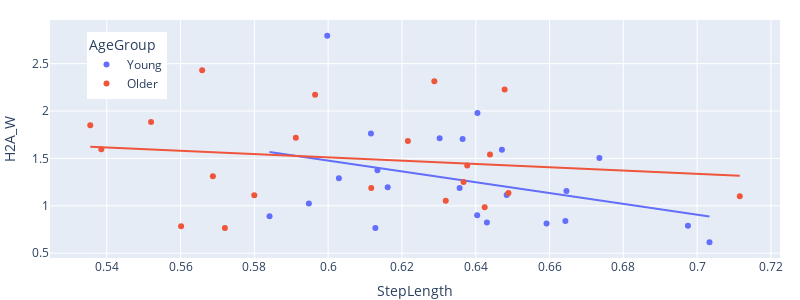
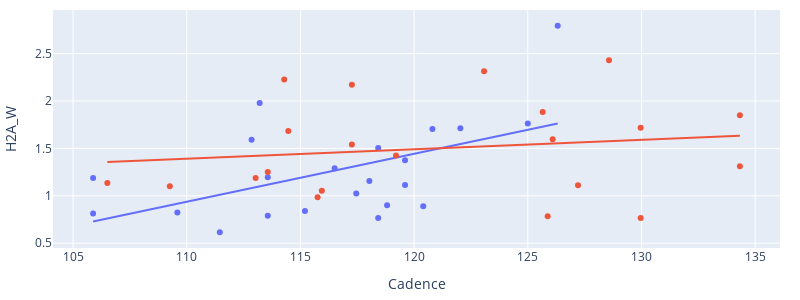

Notebook source saved alongside these figures, in order:
### Code cell
scatter_plot(df, 'H2A_W')

### Figure 1 — Plotly figure (JSON) as saved in the notebook; plotly's stock layout.template omitted (floating-point values rounded to 4 significant figures)
{"data": [{"customdata": [[1.0, 112.9, 1.21], [3.0, 105.9, 0.98], [4.0, 118.0, 1.3], [5.0, 119.6, 1.29], [6.0, 115.2, 1.28], [7.0, 118.8, 1.1], [8.0, 109.6, 1.38], [9.0, 113.6, 1.17], [10.0, 117.5, 1.37], [11.0, 111.5, 1.31], [12.0, 119.6, 1.05], [13.0, 116.5, 1.02], [14.0, 120.8, 1.12], [15.0, 118.4, 1.54], [16.0, 125.0, 1.1], [17.0, 105.9, 1.37], [18.0, 126.3, 1.26], [19.0, 118.4, 1.21], [20.0, 122.0, 1.28], [21.0, 113.2, 1.42], [22.0, 113.6, 1.32], [24.0, 120.4, 1.02]], "hovertemplate": "AgeGroup=Young<br>StepLength=%{x}<br>H2A_W=%{y}<br>Subject=%{customdata[0]}<br>Cadence=%{customdata[1]}<br>SpeedComf=%{customdata[2]}<extra></extra>", "legendgroup": "Young", "marker": {"color": "#636efa", "symbol": "circle"}, "mode": "markers", "name": "Young", "orientation": "v", "showlegend": true, "type": "scatter", "x": [0.6471, 0.6356, 0.6646, 0.6484, 0.6643, 0.6404, 0.643, 0.6161, 0.5948, 0.7033, 0.6134, 0.6029, 0.6364, 0.6735, 0.6116, 0.6592, 0.5997, 0.6128, 0.6302, 0.6405, 0.6975, 0.5841], "xaxis": "x", "y": [1.592, 1.188, 1.156, 1.113, 0.8397, 0.899, 0.8232, 1.195, 1.023, 0.6143, 1.374, 1.291, 1.705, 1.506, 1.763, 0.8143, 2.795, 0.7661, 1.714, 1.98, 0.7904, 0.8897], "yaxis": "y"}, {"hovertemplate": "<b>OLS trendline</b><br>H2A_W = -5.70572 * StepLength + 4.90104<br>R<sup>2</sup>=0.124165<br><br>AgeGroup=Young<br>StepLength=%{x}<br>H2A_W=%{y} <b>(trend)</b><extra></extra>", "legendgroup": "Young", "marker": {"color": "#636efa", "symbol": "circle"}, "mode": "lines", "name": "Young", "showlegend": false, "type": "scatter", "x": [0.5841, 0.5948, 0.5997, 0.6029, 0.6116, 0.6128, 0.6134, 0.6161, 0.6302, 0.6356, 0.6364, 0.6404, 0.6405, 0.643, 0.6471, 0.6484, 0.6592, 0.6643, 0.6646, 0.6735, 0.6975, 0.7033], "xaxis": "x", "y": [1.568, 1.507, 1.479, 1.461, 1.411, 1.405, 1.401, 1.386, 1.305, 1.274, 1.27, 1.247, 1.247, 1.232, 1.209, 1.202, 1.14, 1.111, 1.109, 1.058, 0.9212, 0.888], "yaxis": "y"}, {"customdata": [[25.0, 117.3, 1.17], [26.0, 125.7, 1.36], [27.0, 134.3, 1.41], [29.0, 128.6, 1.42], [30.0, 130.0, 1.08], [31.0, 134.3, 1.11], [32.0, 106.5, 1.36], [33.0, 119.2, 1.27], [34.0, 113.6, 1.05], [35.0, 123.1, 1.29], [36.0, 114.3, 1.46], [38.0, 115.8, 1.46], [40.0, 126.1, 1.34], [43.0, 115.9, 1.44], [44.0, 114.5, 1.18], [45.0, 109.3, 1.12], [46.0, 130.0, 1.11], [47.0, 125.9, 1.18], [48.0, 113.0, 1.35], [49.0, 117.3, 1.26], [50.0, 127.2, 1.23]], "hovertemplate": "AgeGroup=Older<br>StepLength=%{x}<br>H2A_W=%{y}<br>Subject=%{customdata[0]}<br>Cadence=%{customdata[1]}<br>SpeedComf=%{customdata[2]}<extra></extra>", "legendgroup": "Older", "marker": {"color": "#EF553B", "symbol": "circle"}, "mode": "markers", "name": "Older", "orientation": "v", "showlegend": true, "type": "scatter", "x": [0.5965, 0.552, 0.5355, 0.5658, 0.572, 0.5688, 0.6489, 0.6377, 0.6367, 0.6288, 0.6478, 0.6424, 0.5385, 0.6319, 0.6216, 0.7115, 0.5912, 0.5602, 0.6117, 0.6439, 0.58], "xaxis": "x", "y": [2.17, 1.885, 1.85, 2.431, 0.7656, 1.311, 1.136, 1.426, 1.251, 2.313, 2.228, 0.9852, 1.597, 1.052, 1.683, 1.102, 1.717, 0.7847, 1.187, 1.542, 1.111], "yaxis": "y"}, {"hovertemplate": "<b>OLS trendline</b><br>H2A_W = -1.73271 * StepLength + 2.55115<br>R<sup>2</sup>=0.024215<br><br>AgeGroup=Older<br>StepLength=%{x}<br>H2A_W=%{y} <b>(trend)</b><extra></extra>", "legendgroup": "Older", "marker": {"color": "#EF553B", "symbol": "circle"}, "mode": "lines", "name": "Older", "showlegend": false, "type": "scatter", "x": [0.5355, 0.5385, 0.552, 0.5602, 0.5658, 0.5688, 0.572, 0.58, 0.5912, 0.5965, 0.6117, 0.6216, 0.6288, 0.6319, 0.6367, 0.6377, 0.6424, 0.6439, 0.6478, 0.6489, 0.7115], "xaxis": "x", "y": [1.623, 1.618, 1.595, 1.581, 1.571, 1.566, 1.56, 1.546, 1.527, 1.518, 1.491, 1.474, 1.462, 1.456, 1.448, 1.446, 1.438, 1.436, 1.429, 1.427, 1.318], "yaxis": "y"}], "layout": {"height": 300, "legend": {"title": {"text": "AgeGroup"}, "tracegroupgap": 0, "x": 0.05, "xanchor": "left", "y": 0.95, "yanchor": "top"}, "margin": {"b": 0, "l": 50, "r": 20, "t": 20}, "width": 800, "xaxis": {"anchor": "y", "domain": [0, 1], "title": {"text": "StepLength"}}, "yaxis": {"anchor": "x", "domain": [0, 1], "title": {"text": "H2A_W"}}}}

### Figure 2 — Plotly figure (JSON) as saved in the notebook; plotly's stock layout.template omitted (floating-point values rounded to 4 significant figures)
{"data": [{"customdata": [[1.0, 0.6471, 1.21], [3.0, 0.6356, 0.98], [4.0, 0.6646, 1.3], [5.0, 0.6484, 1.29], [6.0, 0.6643, 1.28], [7.0, 0.6404, 1.1], [8.0, 0.643, 1.38], [9.0, 0.6161, 1.17], [10.0, 0.5948, 1.37], [11.0, 0.7033, 1.31], [12.0, 0.6134, 1.05], [13.0, 0.6029, 1.02], [14.0, 0.6364, 1.12], [15.0, 0.6735, 1.54], [16.0, 0.6116, 1.1], [17.0, 0.6592, 1.37], [18.0, 0.5997, 1.26], [19.0, 0.6128, 1.21], [20.0, 0.6302, 1.28], [21.0, 0.6405, 1.42], [22.0, 0.6975, 1.32], [24.0, 0.5841, 1.02]], "hovertemplate": "AgeGroup=Young<br>Cadence=%{x}<br>H2A_W=%{y}<br>Subject=%{customdata[0]}<br>StepLength=%{customdata[1]}<br>SpeedComf=%{customdata[2]}<extra></extra>", "legendgroup": "Young", "marker": {"color": "#636efa", "symbol": "circle"}, "mode": "markers", "name": "Young", "orientation": "v", "showlegend": true, "type": "scatter", "x": [112.9, 105.9, 118.0, 119.6, 115.2, 118.8, 109.6, 113.6, 117.5, 111.5, 119.6, 116.5, 120.8, 118.4, 125.0, 105.9, 126.3, 118.4, 122.0, 113.2, 113.6, 120.4], "xaxis": "x", "y": [1.592, 1.188, 1.156, 1.113, 0.8397, 0.899, 0.8232, 1.195, 1.023, 0.6143, 1.374, 1.291, 1.705, 1.506, 1.763, 0.8143, 2.795, 0.7661, 1.714, 1.98, 0.7904, 0.8897], "yaxis": "y"}, {"hovertemplate": "<b>OLS trendline</b><br>H2A_W = 0.0505598 * Cadence + -4.62424<br>R<sup>2</sup>=0.282012<br><br>AgeGroup=Young<br>Cadence=%{x}<br>H2A_W=%{y} <b>(trend)</b><extra></extra>", "legendgroup": "Young", "marker": {"color": "#636efa", "symbol": "circle"}, "mode": "lines", "name": "Young", "showlegend": false, "type": "scatter", "x": [105.9, 105.9, 109.6, 111.5, 112.9, 113.2, 113.6, 113.6, 115.2, 116.5, 117.5, 118.0, 118.4, 118.4, 118.8, 119.6, 119.6, 120.4, 120.8, 122.0, 125.0, 126.3], "xaxis": "x", "y": [0.7292, 0.7292, 0.9166, 1.011, 1.082, 1.1, 1.118, 1.118, 1.2, 1.266, 1.314, 1.343, 1.363, 1.363, 1.383, 1.423, 1.423, 1.463, 1.484, 1.546, 1.696, 1.762], "yaxis": "y"}, {"customdata": [[25.0, 0.5965, 1.17], [26.0, 0.552, 1.36], [27.0, 0.5355, 1.41], [29.0, 0.5658, 1.42], [30.0, 0.572, 1.08], [31.0, 0.5688, 1.11], [32.0, 0.6489, 1.36], [33.0, 0.6377, 1.27], [34.0, 0.6367, 1.05], [35.0, 0.6288, 1.29], [36.0, 0.6478, 1.46], [38.0, 0.6424, 1.46], [40.0, 0.5385, 1.34], [43.0, 0.6319, 1.44], [44.0, 0.6216, 1.18], [45.0, 0.7115, 1.12], [46.0, 0.5912, 1.11], [47.0, 0.5602, 1.18], [48.0, 0.6117, 1.35], [49.0, 0.6439, 1.26], [50.0, 0.58, 1.23]], "hovertemplate": "AgeGroup=Older<br>Cadence=%{x}<br>H2A_W=%{y}<br>Subject=%{customdata[0]}<br>StepLength=%{customdata[1]}<br>SpeedComf=%{customdata[2]}<extra></extra>", "legendgroup": "Older", "marker": {"color": "#EF553B", "symbol": "circle"}, "mode": "markers", "name": "Older", "orientation": "v", "showlegend": true, "type": "scatter", "x": [117.3, 125.7, 134.3, 128.6, 130.0, 134.3, 106.5, 119.2, 113.6, 123.1, 114.3, 115.8, 126.1, 115.9, 114.5, 109.3, 130.0, 125.9, 113.0, 117.3, 127.2], "xaxis": "x", "y": [2.17, 1.885, 1.85, 2.431, 0.7656, 1.311, 1.136, 1.426, 1.251, 2.313, 2.228, 0.9852, 1.597, 1.052, 1.683, 1.102, 1.717, 0.7847, 1.187, 1.542, 1.111], "yaxis": "y"}, {"hovertemplate": "<b>OLS trendline</b><br>H2A_W = 0.0100022 * Cadence + 0.290783<br>R<sup>2</sup>=0.026373<br><br>AgeGroup=Older<br>Cadence=%{x}<br>H2A_W=%{y} <b>(trend)</b><extra></extra>", "legendgroup": "Older", "marker": {"color": "#EF553B", "symbol": "circle"}, "mode": "lines", "name": "Older", "showlegend": false, "type": "scatter", "x": [106.5, 109.3, 113.0, 113.6, 114.3, 114.5, 115.8, 115.9, 117.3, 117.3, 119.2, 123.1, 125.7, 125.9, 126.1, 127.2, 128.6, 130.0, 130.0, 134.3, 134.3], "xaxis": "x", "y": [1.356, 1.384, 1.421, 1.427, 1.434, 1.436, 1.449, 1.45, 1.464, 1.464, 1.483, 1.522, 1.548, 1.55, 1.552, 1.563, 1.577, 1.591, 1.591, 1.634, 1.634], "yaxis": "y"}], "layout": {"height": 300, "legend": {"title": {"text": "AgeGroup"}, "tracegroupgap": 0}, "margin": {"b": 40, "l": 50, "r": 20, "t": 10}, "showlegend": false, "width": 800, "xaxis": {"anchor": "y", "domain": [0, 1], "title": {"text": "Cadence"}}, "yaxis": {"anchor": "x", "domain": [0, 1], "title": {"text": "H2A_W"}}}}
